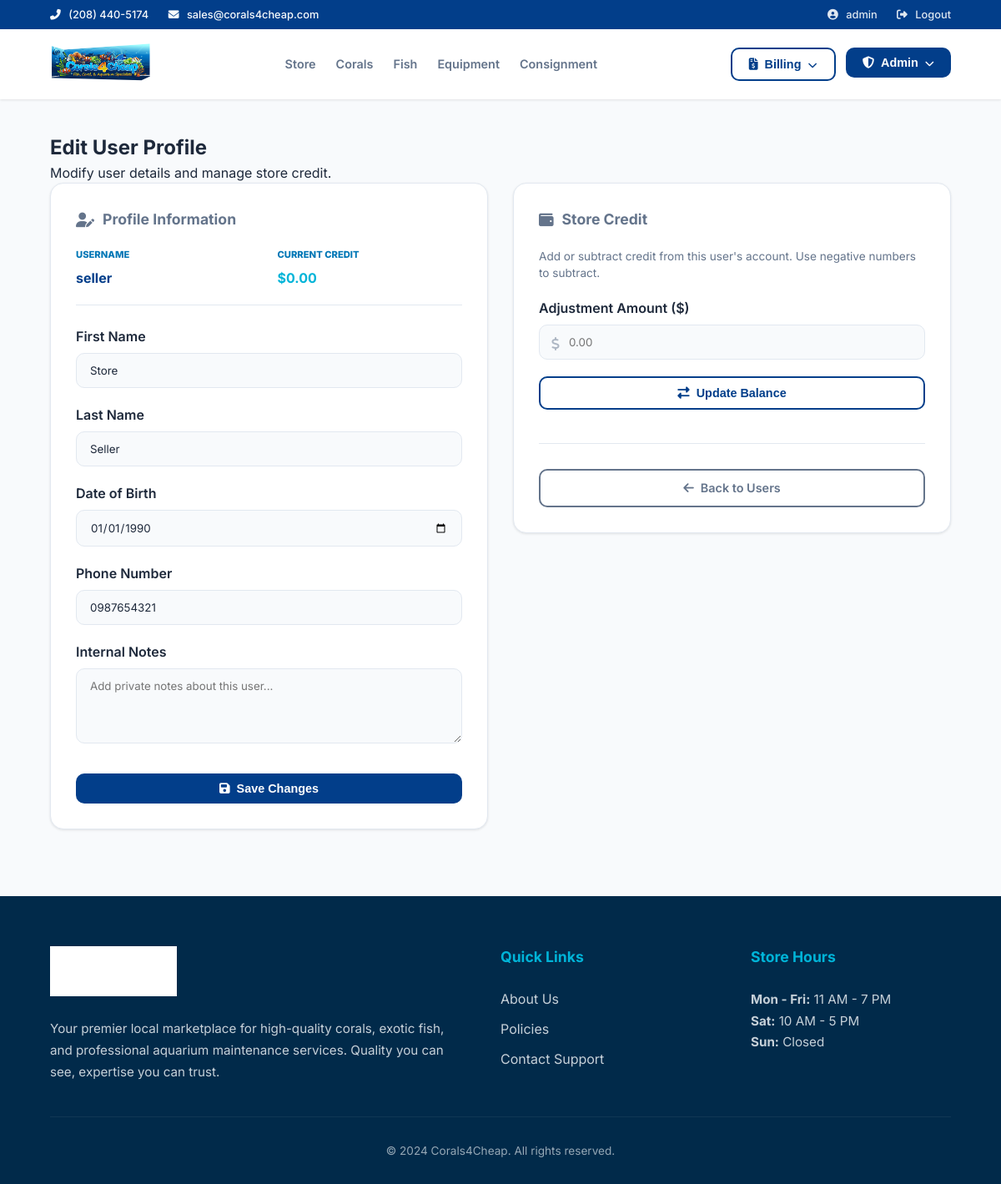
The app's page /user/2/edit (signed in), older data.
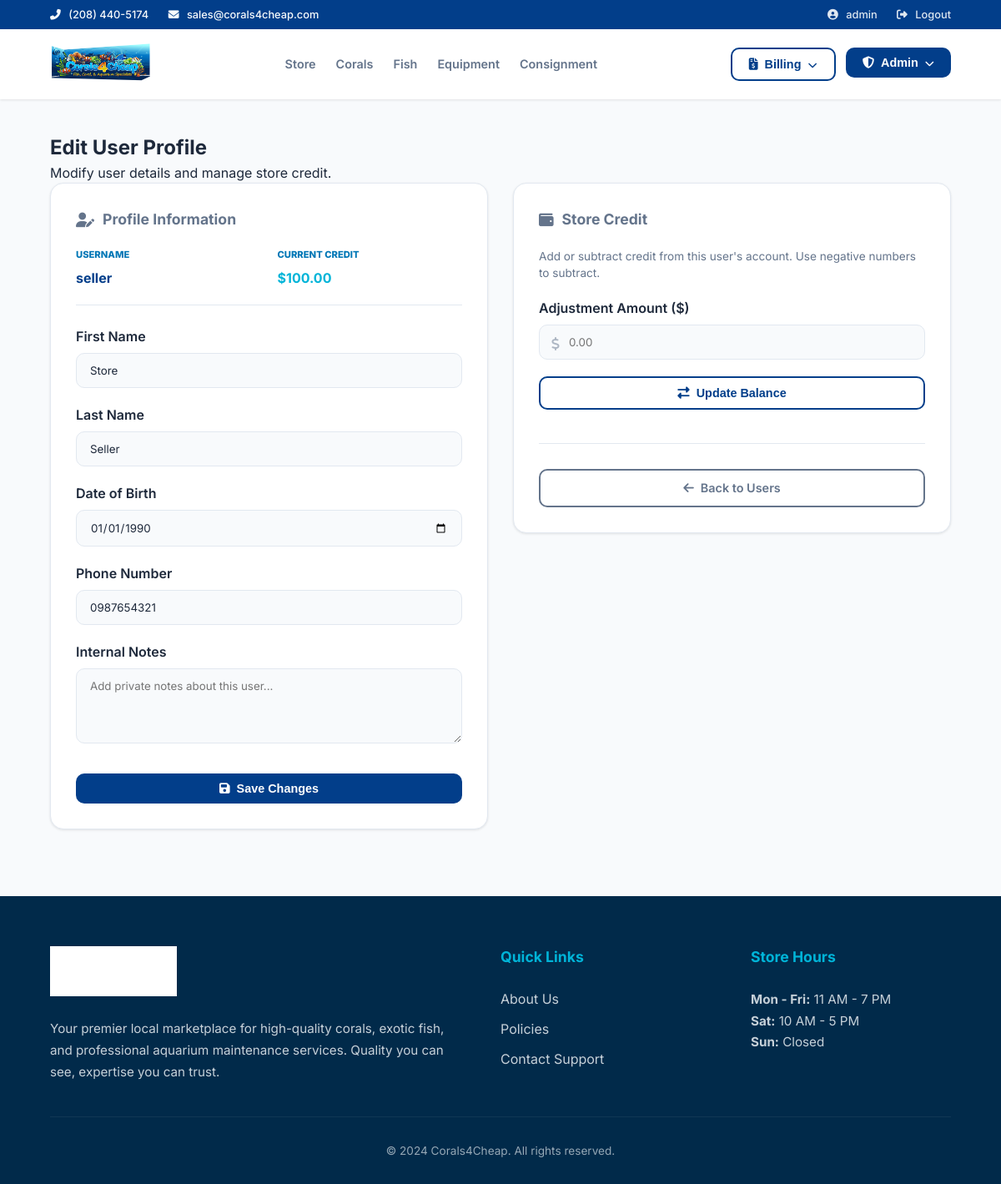
The same page, newer data.
### app/models/__init__.py (models this page shows, shortened)
class User(UserMixin, db.Model):
    __tablename__ = 'users'
    user_id = db.Column(db.Integer, primary_key=True)
    username = db.Column(db.String(20), unique=True, nullable=False)
    email = db.Column(db.String(120), unique=True, nullable=False)
    password_hash = db.Column(db.String(128), nullable=False)
    first_name = db.Column(db.String(50), nullable=False)
    last_name = db.Column(db.String(50), nullable=False)
    dob = db.Column(db.Date, nullable=False)
    phone_number = db.Column(db.String(20), nullable=False)
    role_id = db.Column(db.Integer, db.ForeignKey('roles.role_id'), nullable=False)
    is_maintenance = db.Column(db.Boolean,nullable=False,default=0)
    in_store_credit = db.Column(db.Float)
    role = db.relationship('Role', backref='users')
    PasswordReset = db.Column(db.Boolean,default = 0)
    notes = db.Column(db.String(1500),default='')
    @property
    def is_admin(self):
        return self.role_id == 3
    @property
    def is_seller(self):
        return self.role_id in [2,3]

### app/admin/routes.py (the view)
@admin_bp.route('/user/<int:user_id>/edit', methods=['GET'])
@login_required
@admin_required
def edit_user_admin(user_id):
    user = User.query.get_or_404(user_id)
    return render_template('edit_user_admin.html', user=user)

### app/utils/utility_functions.py (called while the page is built)
def admin_required(func):
    @wraps(func)
    def decorated_view(*args, **kwargs):
        if not current_user.is_authenticated:
            flash("You must be logged in to access this page.", "warning")
            return redirect(url_for('auth.login'))
        if not current_user.is_admin:
            flash("You do not have permission to access this page.", "danger")
            return redirect(url_for('main.home'))
        return func(*args, **kwargs)
    return decorated_view

### app/templates/edit_user_admin.html (shortened to what this page needs)
{% extends "base.html" %}
{% block content %}
<div class="section-header">
    <h2 class="section-title">Edit User Profile</h2>
    <p class="text-muted">Modify user details and manage store credit.</p>
</div>
<div class="dashboard-grid">
    <div class="dash-card">
        <h3><i class="fas fa-user-edit"></i> Profile Information</h3>
        <form action="{{ url_for('admin.update_user', user_id=user.user_id) }}" method="post">
            <div style="display: flex; gap: 20px; margin-bottom: 25px; padding-bottom: 20px; border-bottom: 1px solid var(--border-color);">
                <div style="flex: 1;">
                    <span class="card-label">Username</span>
                    <p style="font-weight: 700; color: var(--primary);">{{ user.username }}</p>
                </div>
                <div style="flex: 1;">
                    <span class="card-label">Current Credit</span>
                    <p style="font-weight: 700; color: var(--secondary);">${{ "%.2f"|format(user.in_store_credit or 0) }}</p>
                </div>
            </div>
            <div class="form-group">
                <label for="first_name">First Name</label>
                <input type="text" name="first_name" value="{{ user.first_name }}" required class="form-control">
            </div>
            <div class="form-group">
                <label for="last_name">Last Name</label>
                <input type="text" name="last_name" value="{{ user.last_name }}" required class="form-control">
            </div>
            <div class="form-group">
                <label for="dob">Date of Birth</label>
                <input type="date" name="dob" value="{{ user.dob }}" required class="form-control">
            </div>
            <div class="form-group">
                <label for="phone_number">Phone Number</label>
                <input type="text" name="phone_number" value="{{ user.phone_number }}" required class="form-control">
            </div>
            <div class="form-group">
                <label for="notes">Internal Notes</label>
                <textarea name="notes" id="notes" rows="4" class="form-control" placeholder="Add private notes about this user...">{{ user.notes }}</textarea>
            </div>
            <button type="submit" class="btn btn-primary" style="width: 100%; margin-top: 10px;">
                <i class="fas fa-save" style="margin-right: 8px;"></i> Save Changes
            </button>
        </form>
    </div>
    <div class="dash-card" style="height: fit-content;">
        <h3><i class="fas fa-wallet"></i> Store Credit</h3>
        <p style="font-size: 0.85rem; color: var(--text-muted); margin-bottom: 20px;">
            Add or subtract credit from this user's account. Use negative numbers to subtract.
        </p>
        <form action="{{ url_for('admin.update_in_store_credit', user_id=user.user_id) }}" method="post">
            <div class="form-group">
                <label for="credit_change">Adjustment Amount ($)</label>
                <div style="position: relative;">
                    <i class="fas fa-dollar-sign" style="position: absolute; left: 15px; top: 15px; color: var(--text-muted); opacity: 0.5;"></i>
                    <input type="number" name="credit_change" step="0.01" required class="form-control" style="padding-left: 35px;" placeholder="0.00">
                </div>
            </div>
            <button type="submit" class="btn btn-outline" style="width: 100%;">
                <i class="fas fa-exchange-alt" style="margin-right: 8px;"></i> Update Balance
            </button>
        </form>
        <div style="margin-top: 40px; padding-top: 30px; border-top: 1px solid var(--border-color);">
            <a href="{{ url_for('admin.manage_users') }}" class="btn btn-outline" style="width: 100%; border-color: var(--text-muted); color: var(--text-muted);">
                <i class="fas fa-arrow-left" style="margin-right: 8px;"></i> Back to Users
            </a>
        </div>
    </div>
</div>
{% endblock %}

Row changes from the older to the newer data that the page shows:
changed User "seller": in_store_credit "0.00" → "100.00"
